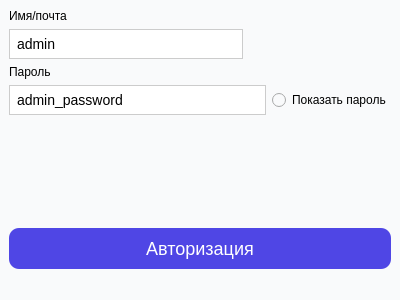
<?xml version="1.0" encoding="UTF-8"?>
<ui version="4.0">


<class>MainWindow</class>
<widget class="QMainWindow" name="MainWindow">
<property name="geometry">
   <rect>
    <x>0</x>
    <y>0</y>
    <width>400</width>
    <height>300</height>
   </rect>
  </property>
  <property name="maximumSize">
   <size>
    <width>400</width>
    <height>300</height>
   </size>
  </property>
  <property name="windowTitle">
   <string>Авторизация</string>
  </property>
  <property name="styleSheet">
   <string notr="true"> background-color: #F9FAFB;</string>
  </property>
  <widget class="QWidget" name="centralwidget">
   <layout class="QGridLayout" name="gridLayout">
    <item row="3" column="0">
     <widget class="QLabel" name="label">
      <property name="text">
       <string>Пароль</string>
      </property>
     </widget>
    </item>
    <item row="4" column="0">
     <layout class="QHBoxLayout" name="horizontalLayout">
      <item>
       <widget class="QLineEdit" name="password">
        <property name="styleSheet">
         <string notr="true">QLineEdit {
    color: black;                      /* Цвет текста */
    font-size: 14px;                    /* Размер шрифта */
    background-color: white;           /* Цвет фона по умолчанию */
    border: 1px solid #ccc;            /* Граница */
    padding: 5px;                       /* Отступы внутри поля */
}

QLineEdit:hover {
    background-color: #E0E7FF;         /* Цвет фона при наведении */
}

QLineEdit::placeholder {
    color: #888;                        /* Цвет текста подсказки */
    font-style: italic;                 /* Шрифт курсив */
}
</string>
        </property>
        <property name="text">
         <string>admin_password</string>
        </property>
       </widget>
      </item>
      <item>
       <widget class="QRadioButton" name="radioButtonPasswrod">
        <property name="text">
         <string>Показать пароль</string>
        </property>
       </widget>
      </item>
     </layout>
    </item>
    <item row="7" column="0">
     <spacer name="verticalSpacer">
      <property name="orientation">
       <enum>Qt::Orientation::Vertical</enum>
      </property>
      <property name="sizeHint" stdset="0">
       <size>
        <width>20</width>
        <height>40</height>
       </size>
      </property>
     </spacer>
    </item>
    <item row="0" column="0">
     <widget class="QLabel" name="label_2">
      <property name="styleSheet">
       <string notr="true"/>
      </property>
      <property name="text">
       <string>Имя/почта</string>
      </property>
     </widget>
    </item>
    <item row="8" column="0">
     <widget class="QPushButton" name="autorization">
      <property name="cursor">
       <cursorShape>OpenHandCursor</cursorShape>
      </property>
      <property name="styleSheet">
       <string notr="true">
       QPushButton {
        background-color: #4F46E5;
        color: #FFFFFF;
        border-radius: 10px;
        font-size: 18px;
        padding: 10px;
       }
       QPushButton:hover {
        background-color: #6366F1;
       }</string>
      </property>
      <property name="text">
       <string>Авторизация</string>
      </property>
     </widget>
    </item>
    <item row="1" column="0">
     <layout class="QHBoxLayout" name="horizontalLayout_2">
      <item>
       <widget class="QLineEdit" name="name">
        <property name="styleSheet">
         <string notr="true">QLineEdit {
    color: black;                      /* Цвет текста */
    font-size: 14px;                    /* Размер шрифта */
    background-color: white;           /* Цвет фона по умолчанию */
    border: 1px solid #ccc;            /* Граница */
    padding: 5px;                       /* Отступы внутри поля */
}

QLineEdit:hover {
    background-color: #E0E7FF;         /* Цвет фона при наведении */
}

QLineEdit::placeholder {
    color: #888;                        /* Цвет текста подсказки */
    font-style: italic;                 /* Шрифт курсив */
}
</string>
        </property>
        <property name="text">
         <string>admin</string>
        </property>
       </widget>
      </item>
      <item>
       <spacer name="horizontalSpacer">
        <property name="orientation">
         <enum>Qt::Orientation::Horizontal</enum>
        </property>
        <property name="sizeType">
         <enum>QSizePolicy::Policy::Fixed</enum>
        </property>
        <property name="sizeHint" stdset="0">
         <size>
          <width>148</width>
          <height>20</height>
         </size>
        </property>
       </spacer>
      </item>
     </layout>
    </item>
   </layout>
  </widget>
  <widget class="QMenuBar" name="menubar">
   <property name="geometry">
    <rect>
     <x>0</x>
     <y>0</y>
     <width>400</width>
     <height>23</height>
    </rect>
   </property>
  </widget>
  <widget class="QStatusBar" name="statusbar"/>
 </widget>
 <resources/>
 <connections/>
</ui>
